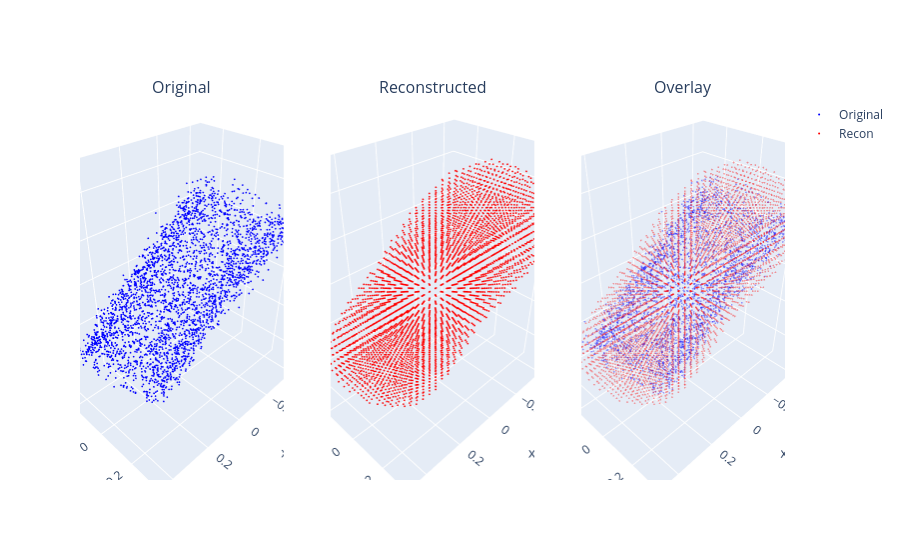

The notebook cell this image was saved under:
### Code cell
model.eval()
with torch.no_grad():
    original_points = peptide_data[0]["points"].numpy()

    resolution = 64
    grid_range = 1.2
    x = np.linspace(-grid_range, grid_range, resolution)
    y = np.linspace(-grid_range, grid_range, resolution)
    z = np.linspace(-grid_range, grid_range, resolution)
    X, Y, Z = np.meshgrid(x, y, z, indexing='ij')

    grid_coords = np.stack([X.flatten(), Y.flatten(), Z.flatten()], axis=-1)
    grid_tensor = torch.tensor(grid_coords, dtype=torch.float32, device=device).unsqueeze(0)
    shape_idx_tensor = torch.tensor([0], device=device)

    sdf_values = []
    for i in range(0, len(grid_coords), 10000):
        sdf_values.append(model(grid_tensor[:, i:i+10000], shape_idx_tensor).cpu().numpy())
    sdf_grid = np.concatenate(sdf_values, axis=1).reshape(resolution, resolution, resolution)

    surf_idx = np.where(np.abs(sdf_grid) < 0.05)
    reconstructed_points = np.column_stack([x[surf_idx[0]], y[surf_idx[1]], z[surf_idx[2]]])

    fig = make_subplots(rows=1, cols=3, specs=[[{'type': 'scatter3d'}]*3],
                        subplot_titles=['Original', 'Reconstructed', 'Overlay'])
    fig.add_trace(go.Scatter3d(x=original_points[:,0], y=original_points[:,1], z=original_points[:,2],
                               mode='markers', marker=dict(size=1, color='blue'), name='Original'), row=1, col=1)
    if len(reconstructed_points) > 0:
        fig.add_trace(go.Scatter3d(x=reconstructed_points[:,0], y=reconstructed_points[:,1], z=reconstructed_points[:,2],
                                   mode='markers', marker=dict(size=1, color='red'), name='Recon'), row=1, col=2)
        fig.add_trace(go.Scatter3d(x=original_points[:,0], y=original_points[:,1], z=original_points[:,2],
                                   mode='markers', marker=dict(size=1, color='blue', opacity=0.4), showlegend=False), row=1, col=3)
        fig.add_trace(go.Scatter3d(x=reconstructed_points[:,0], y=reconstructed_points[:,1], z=reconstructed_points[:,2],
                                   mode='markers', marker=dict(size=1, color='red', opacity=0.4), showlegend=False), row=1, col=3)
    fig.show()
    print(f"Original: {len(original_points):,}  Reconstructed: {len(reconstructed_points):,}  "
          f"SDF range: [{sdf_grid.min():.3f}, {sdf_grid.max():.3f}]")

### Figure 1 — Plotly figure (JSON) as saved in the notebook; plotly's stock layout.template omitted (floating-point values rounded to 4 significant figures; data arrays with more than 128 entries replaced by an {"elided": "..."} marker saying what was removed)
{"data": [{"marker": {"color": "blue", "size": 1}, "mode": "markers", "name": "Original", "scene": "scene", "type": "scatter3d", "x": {"elided": "3000 float values"}, "y": {"elided": "3000 float values"}, "z": {"elided": "3000 float values"}}, {"marker": {"color": "red", "size": 1}, "mode": "markers", "name": "Recon", "scene": "scene2", "type": "scatter3d", "x": {"elided": "4175 float values"}, "y": {"elided": "4175 float values"}, "z": {"elided": "4175 float values"}}, {"marker": {"color": "blue", "opacity": 0.4, "size": 1}, "mode": "markers", "scene": "scene3", "showlegend": false, "type": "scatter3d", "x": {"elided": "3000 float values"}, "y": {"elided": "3000 float values"}, "z": {"elided": "3000 float values"}}, {"marker": {"color": "red", "opacity": 0.4, "size": 1}, "mode": "markers", "scene": "scene3", "showlegend": false, "type": "scatter3d", "x": {"elided": "4175 float values"}, "y": {"elided": "4175 float values"}, "z": {"elided": "4175 float values"}}], "layout": {"annotations": [{"font": {"size": 16}, "showarrow": false, "text": "Original", "x": 0.1444, "xanchor": "center", "xref": "paper", "y": 1, "yanchor": "bottom", "yref": "paper"}, {"font": {"size": 16}, "showarrow": false, "text": "Reconstructed", "x": 0.5, "xanchor": "center", "xref": "paper", "y": 1, "yanchor": "bottom", "yref": "paper"}, {"font": {"size": 16}, "showarrow": false, "text": "Overlay", "x": 0.8556, "xanchor": "center", "xref": "paper", "y": 1, "yanchor": "bottom", "yref": "paper"}], "scene": {"domain": {"x": [0, 0.2889], "y": [0, 1]}}, "scene2": {"domain": {"x": [0.3556, 0.6444], "y": [0, 1]}}, "scene3": {"domain": {"x": [0.7111, 1], "y": [0, 1]}}}}
